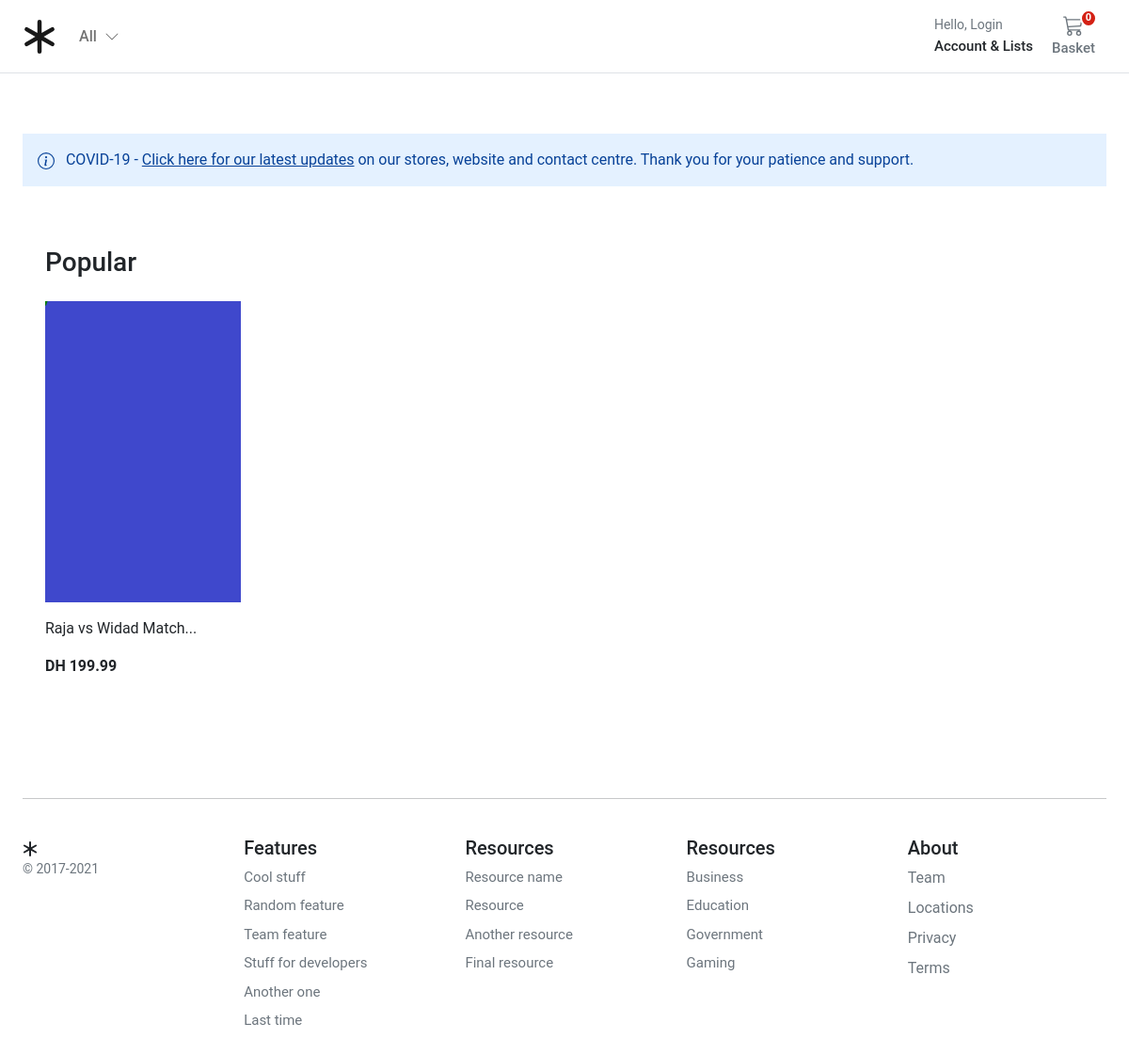
The page / on the database its author committed.
### store/models.py (models this page shows, shortened)
class TicketImage(models.Model):
    ticket = models.ForeignKey(Ticket, on_delete=models.CASCADE, related_name="ticket_image")
    image = models.ImageField(
        verbose_name=_("image"),
        help_text=_("Upload a ticket image"),
        upload_to="images/",
        default="images/default.png",
    )
    alt_text = models.CharField(
        verbose_name=_("Alturnative text"),
        help_text=_("Please add alturnative text"),
        max_length=255,
        null=True,
        blank=True,
    )
    is_feature = models.BooleanField(default=False)
    created_at = models.DateTimeField(auto_now_add=True, editable=False)
    updated_at = models.DateTimeField(auto_now=True)
    class Meta:
        verbose_name = _("Ticket Image")
        verbose_name_plural = _("Ticket Images")

class Ticket(models.Model):
    ticket_type = models.ForeignKey(TicketType, on_delete=models.RESTRICT)
    category = models.ForeignKey(Category, on_delete=models.RESTRICT)
    title = models.CharField(
        verbose_name=_("title"),
        help_text=_("Required"),
        max_length=255,
    )
    description = models.TextField(verbose_name=_("description"), help_text=_("Not Required"), blank=True)
    slug = models.SlugField(max_length=255)
    regular_price = models.DecimalField(
        verbose_name=_("Regular price"),
        help_text=_("Maximum 9999.99"),
        error_messages={
            "name": {
                "max_length": _("The price must be between 0 and 9999.99."),
            },
        },
        max_digits=6,
        decimal_places=2,
    )
    discount_price = models.DecimalField(
        verbose_name=_("Discount price"),
        help_text=_("Maximum 9999.99"),
        error_messages={
            "name": {
                "max_length": _("The price must be between 0 and 9999.99."),
            },
        },
        max_digits=6,
        decimal_places=2,
    )
    is_active = models.BooleanField(
        verbose_name=_("Ticket visibility"),
        help_text=_("Change ticket visibility"),
        default=True,
    )
    created_at = models.DateTimeField(_("Created at"), auto_now_add=True, editable=False)
    updated_at = models.DateTimeField(_("Updated at"), auto_now=True)
    users_wishlist = models.ManyToManyField(settings.AUTH_USER_MODEL, related_name="user_wishlist", blank=True)
    class Meta:
        ordering = ("-created_at",)
        verbose_name = _("Ticket")
        verbose_name_plural = _("Tickets")
    def get_absolute_url(self):
        return reverse("store:ticket_detail", args=[self.slug])

### store/views.py (the view)
# urls.py: path('', views.ticket_all, name='store_home'),
def ticket_all(request):
    tickets = Ticket.objects.prefetch_related("ticket_image").filter(is_active=True)
    return render(request, "store/index.html", {"tickets": tickets})

### basket/basket.py (called while the page is built)
    def __len__(self):
        return sum(item["qty"] for item in self.basket.values())

### basket/context_processors.py (called while the page is built)
def basket(request):
    return {'basket': Basket(request)}

### store/context_processors.py (called while the page is built)
def categories(request):
    return {"categories": Category.objects.filter(level=0)}

### store/models.py (called while the page is built)
    def get_absolute_url(self):
        return reverse("store:category_list", args=[self.slug])

### templates/store/index.html (shortened to what this page needs)
{% extends "base.html" %}
{% block content %}
<div class="container">
  <div class="alert alert-primary fw600 rounded-0 border-0 pb-3" role="alert">
    COVID-19 - <u>Click here for our latest updates</u> on our stores, website and contact centre. Thank you for
    your patience and support.
  </div>
  <div class="container">
    <div class="row">
      <div class="album py-5">
        <div class="pb-3">
          <h1 class="h3">Popular</h1>
        </div>
        {% if not tickets %}
        <div class="col-12">There are currently no tickets active</div>
        {% else %}
        <div class="row row-cols-1 row-cols-sm-2 row-cols-md-5 g-3">
          {% for ticket in tickets %}
          <div class="col">
            <div class="card border-0">
              {% for image in ticket.ticket_image.all %}
              {% if image.is_feature%}
              <img class="img-fluid" alt="Responsive image" src="{{ image.image.url }}"
                alt="{{ image.image.alt_text }}">
              {% endif %}
              {% endfor %}
              <div class="card-body px-0">
                <p class="card-text">
                  <a class="text-dark text-decoration-none"
                    href="{{ ticket.get_absolute_url }}">{{ ticket.title|slice:":50" }}...</a>
                </p>
                <div class="fw-bold">DH
                  {{ticket.regular_price}}</div>
              </div>
            </div>
          </div>
          {% endfor %}
        </div>
        {% endif %}
      </div>
    </div>
  </div>
  {% endblock %}

### static/core/css/base.css (style rules this page uses)
@media (min-width: 1000px) { .container { max-width: 1000px; } }
@media (max-width: 1200px) { .container { max-width: 100%; padding:0 24px; } }
.alert-primary { background-color: #E4F1FF; }
html, body, p, div { letter-spacing: -0.02px; font-family: 'Roboto', sans-serif; }

### rows shown on the page
Ticket: title "Raja vs Widad Match", regular_price "199.99"
TicketImage: image (placeholder picture)
